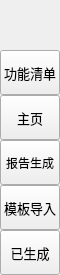
        <widget class="QFrame" name="leftMenuBg">
         <property name="minimumSize">
          <size>
           <width>60</width>
           <height>0</height>
          </size>
         </property>
         <property name="maximumSize">
          <size>
           <width>60</width>
           <height>16777215</height>
          </size>
         </property>
         <property name="frameShape">
          <enum>QFrame::Shape::NoFrame</enum>
         </property>
         <property name="frameShadow">
          <enum>QFrame::Shadow::Raised</enum>
         </property>
         <layout class="QVBoxLayout" name="verticalLayout_3">
          <property name="spacing">
           <number>0</number>
          </property>
          <property name="leftMargin">
           <number>0</number>
          </property>
          <property name="topMargin">
           <number>0</number>
          </property>
          <property name="rightMargin">
           <number>0</number>
          </property>
          <property name="bottomMargin">
           <number>0</number>
          </property>
          <item>
           <widget class="QFrame" name="topLogoInfo">
            <property name="minimumSize">
             <size>
              <width>0</width>
              <height>50</height>
             </size>
            </property>
            <property name="maximumSize">
             <size>
              <width>16777215</width>
              <height>50</height>
             </size>
            </property>
            <property name="frameShape">
             <enum>QFrame::Shape::NoFrame</enum>
            </property>
            <property name="frameShadow">
             <enum>QFrame::Shadow::Raised</enum>
            </property>
            <widget class="QFrame" name="topLogo">
             <property name="geometry">
              <rect>
               <x>10</x>
               <y>5</y>
               <width>42</width>
               <height>42</height>
              </rect>
             </property>
             <property name="minimumSize">
              <size>
               <width>42</width>
               <height>42</height>
              </size>
             </property>
             <property name="maximumSize">
              <size>
               <width>42</width>
               <height>42</height>
              </size>
             </property>
             <property name="styleSheet">
              <string notr="true">background-image: url(:/images/images/images/ProjectLogo.png);</string>
             </property>
             <property name="frameShape">
              <enum>QFrame::Shape::NoFrame</enum>
             </property>
             <property name="frameShadow">
              <enum>QFrame::Shadow::Raised</enum>
             </property>
            </widget>
            <widget class="QLabel" name="titleLeftApp">
             <property name="geometry">
              <rect>
               <x>70</x>
               <y>8</y>
               <width>160</width>
               <height>20</height>
              </rect>
             </property>
             <property name="font">
              <font>
               <family>Segoe UI Semibold</family>
               <pointsize>12</pointsize>
               <italic>false</italic>
               <fontweight></fontweight>
              </font>
             </property>
             <property name="text">
              <string>Chicony</string>
             </property>
             <property name="alignment">
              <set>Qt::AlignmentFlag::AlignLeading|Qt::AlignmentFlag::AlignLeft|Qt::AlignmentFlag::AlignTop</set>
             </property>
            </widget>
           </widget>
          </item>
          <item>
           <widget class="QFrame" name="leftMenuFrame">
            <property name="frameShape">
             <enum>QFrame::Shape::NoFrame</enum>
            </property>
            <property name="frameShadow">
             <enum>QFrame::Shadow::Raised</enum>
            </property>
            <layout class="QVBoxLayout" name="verticalMenuLayout">
             <property name="spacing">
              <number>0</number>
             </property>
             <property name="leftMargin">
              <number>0</number>
             </property>
             <property name="topMargin">
              <number>0</number>
             </property>
             <property name="rightMargin">
              <number>0</number>
             </property>
             <property name="bottomMargin">
              <number>0</number>
             </property>
             <item>
              <widget class="QFrame" name="toggleBox">
               <property name="maximumSize">
                <size>
                 <width>16777215</width>
                 <height>45</height>
                </size>
               </property>
               <property name="frameShape">
                <enum>QFrame::Shape::NoFrame</enum>
               </property>
               <property name="frameShadow">
                <enum>QFrame::Shadow::Raised</enum>
               </property>
               <layout class="QVBoxLayout" name="verticalLayout_4">
                <property name="spacing">
                 <number>0</number>
                </property>
                <property name="leftMargin">
                 <number>0</number>
                </property>
                <property name="topMargin">
                 <number>0</number>
                </property>
                <property name="rightMargin">
                 <number>0</number>
                </property>
                <property name="bottomMargin">
                 <number>0</number>
                </property>
                <item>
                 <widget class="QPushButton" name="toggleButton">
                  <property name="sizePolicy">
                   <sizepolicy hsizetype="Expanding" vsizetype="Fixed">
                    <horstretch>0</horstretch>
                    <verstretch>0</verstretch>
                   </sizepolicy>
                  </property>
                  <property name="minimumSize">
                   <size>
                    <width>0</width>
                    <height>45</height>
                   </size>
                  </property>
                  <property name="font">
                   <font>
                    <family>Segoe UI</family>
                    <pointsize>10</pointsize>
                    <italic>false</italic>
                    <bold>false</bold>
                   </font>
                  </property>
                  <property name="cursor">
                   <cursorShape>PointingHandCursor</cursorShape>
                  </property>
                  <property name="layoutDirection">
                   <enum>Qt::LayoutDirection::LeftToRight</enum>
                  </property>
                  <property name="styleSheet">
                   <string notr="true">background-image: url(:/icons/images/icons/icon_menu.png);</string>
                  </property>
                  <property name="text">
                   <string>功能清单</string>
                  </property>
                 </widget>
                </item>
               </layout>
              </widget>
             </item>
             <item alignment="Qt::AlignmentFlag::AlignTop">
              <widget class="QFrame" name="topMenu">
               <property name="frameShape">
                <enum>QFrame::Shape::NoFrame</enum>
               </property>
               <property name="frameShadow">
                <enum>QFrame::Shadow::Raised</enum>
               </property>
               <layout class="QVBoxLayout" name="verticalLayout_8">
                <property name="spacing">
                 <number>0</number>
                </property>
                <property name="leftMargin">
                 <number>0</number>
                </property>
                <property name="topMargin">
                 <number>0</number>
                </property>
                <property name="rightMargin">
                 <number>0</number>
                </property>
                <property name="bottomMargin">
                 <number>0</number>
                </property>
                <item>
                 <widget class="QPushButton" name="btn_home">
                  <property name="sizePolicy">
                   <sizepolicy hsizetype="Expanding" vsizetype="Fixed">
                    <horstretch>0</horstretch>
                    <verstretch>0</verstretch>
                   </sizepolicy>
                  </property>
                  <property name="minimumSize">
                   <size>
                    <width>0</width>
                    <height>45</height>
                   </size>
                  </property>
                  <property name="font">
                   <font>
                    <family>Segoe UI</family>
                    <pointsize>10</pointsize>
                    <italic>false</italic>
                    <bold>false</bold>
                   </font>
                  </property>
                  <property name="cursor">
                   <cursorShape>PointingHandCursor</cursorShape>
                  </property>
                  <property name="layoutDirection">
                   <enum>Qt::LayoutDirection::LeftToRight</enum>
                  </property>
                  <property name="styleSheet">
                   <string notr="true">background-image: url(:/icons/images/icons/cil-home.png);</string>
                  </property>
                  <property name="text">
                   <string>主页</string>
                  </property>
                 </widget>
                </item>
                <item>
                 <widget class="QPushButton" name="btn_Flow">
                  <property name="minimumSize">
                   <size>
                    <width>0</width>
                    <height>45</height>
                   </size>
                  </property>
                  <property name="styleSheet">
                   <string notr="true">background-image: url(:/icons/images/icons/cil-devices.png);</string>
                  </property>
                  <property name="text">
                   <string>报告生成</string>
                  </property>
                 </widget>
                </item>
                <item>
                 <widget class="QPushButton" name="btn_save">
                  <property name="sizePolicy">
                   <sizepolicy hsizetype="Expanding" vsizetype="Fixed">
                    <horstretch>0</horstretch>
                    <verstretch>0</verstretch>
                   </sizepolicy>
                  </property>
                  <property name="minimumSize">
                   <size>
                    <width>0</width>
                    <height>45</height>
                   </size>
                  </property>
                  <property name="font">
                   <font>
                    <family>Segoe UI</family>
                    <pointsize>10</pointsize>
                    <italic>false</italic>
                    <bold>false</bold>
                   </font>
                  </property>
                  <property name="cursor">
                   <cursorShape>PointingHandCursor</cursorShape>
                  </property>
                  <property name="layoutDirection">
                   <enum>Qt::LayoutDirection::LeftToRight</enum>
                  </property>
                  <property name="styleSheet">
                   <string notr="true">background-image: url(:/icons/images/icons/cil-star.png);</string>
                  </property>
                  <property name="text">
                   <string>模板导入</string>
                  </property>
                 </widget>
                </item>
                <item>
                 <widget class="QPushButton" name="btn_new">
                  <property name="sizePolicy">
                   <sizepolicy hsizetype="Expanding" vsizetype="Fixed">
                    <horstretch>0</horstretch>
                    <verstretch>0</verstretch>
                   </sizepolicy>
                  </property>
                  <property name="minimumSize">
                   <size>
                    <width>0</width>
                    <height>45</height>
                   </size>
                  </property>
                  <property name="font">
                   <font>
                    <family>Segoe UI</family>
                    <pointsize>10</pointsize>
                    <italic>false</italic>
                    <bold>false</bold>
                   </font>
                  </property>
                  <property name="cursor">
                   <cursorShape>PointingHandCursor</cursorShape>
                  </property>
                  <property name="layoutDirection">
                   <enum>Qt::LayoutDirection::LeftToRight</enum>
                  </property>
                  <property name="styleSheet">
                   <string notr="true">background-image: url(:/icons/images/icons/cil-justify-left.png);</string>
                  </property>
                  <property name="text">
                   <string>已生成</string>
                  </property>
                 </widget>
                </item>
               </layout>
              </widget>
             </item>
             <item alignment="Qt::AlignmentFlag::AlignBottom">
              <widget class="QFrame" name="bottomMenu">
               <property name="frameShape">
                <enum>QFrame::Shape::NoFrame</enum>
               </property>
               <property name="frameShadow">
                <enum>QFrame::Shadow::Raised</enum>
               </property>
               <layout class="QVBoxLayout" name="verticalLayout_9">
                <property name="spacing">
                 <number>0</number>
                </property>
                <property name="leftMargin">
                 <number>0</number>
                </property>
                <property name="topMargin">
                 <number>0</number>
                </property>
                <property name="rightMargin">
                 <number>0</number>
                </property>
                <property name="bottomMargin">
                 <number>0</number>
                </property>
               </layout>
              </widget>
             </item>
            </layout>
           </widget>
          </item>
         </layout>
        </widget>
